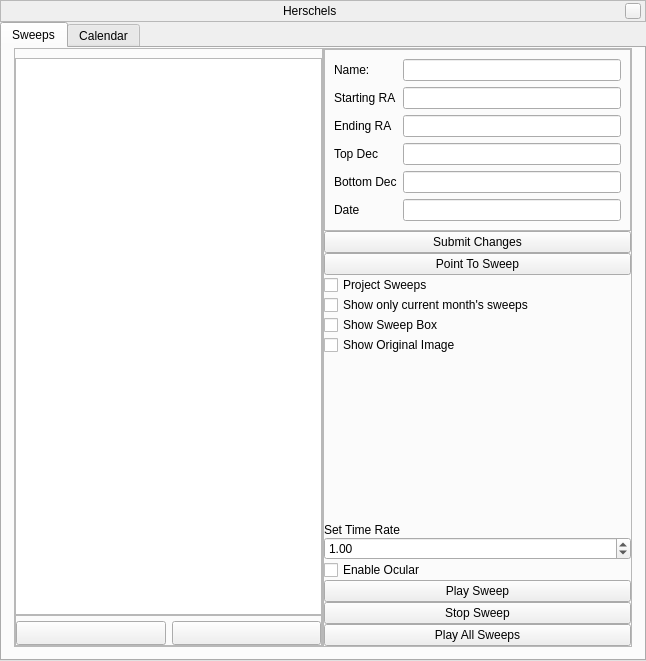
<?xml version="1.0" encoding="UTF-8"?>
<ui version="4.0">
 <class>herschelsDialogForm</class>
 <widget class="QWidget" name="herschelsDialogForm">
  <property name="geometry">
   <rect>
    <x>0</x>
    <y>0</y>
    <width>646</width>
    <height>661</height>
   </rect>
  </property>
  <property name="sizePolicy">
   <sizepolicy hsizetype="Minimum" vsizetype="MinimumExpanding">
    <horstretch>0</horstretch>
    <verstretch>0</verstretch>
   </sizepolicy>
  </property>
  <layout class="QVBoxLayout" name="verticalLayout_2">
   <property name="spacing">
    <number>0</number>
   </property>
   <property name="leftMargin">
    <number>0</number>
   </property>
   <property name="topMargin">
    <number>0</number>
   </property>
   <property name="rightMargin">
    <number>0</number>
   </property>
   <property name="bottomMargin">
    <number>0</number>
   </property>
   <item>
    <widget class="BarFrame" name="TitleBar">
     <property name="sizePolicy">
      <sizepolicy hsizetype="Expanding" vsizetype="Preferred">
       <horstretch>0</horstretch>
       <verstretch>0</verstretch>
      </sizepolicy>
     </property>
     <property name="maximumSize">
      <size>
       <width>16777215</width>
       <height>25</height>
      </size>
     </property>
     <property name="frameShape">
      <enum>QFrame::StyledPanel</enum>
     </property>
     <property name="frameShadow">
      <enum>QFrame::Raised</enum>
     </property>
     <layout class="QHBoxLayout" name="horizontalLayout_7">
      <property name="spacing">
       <number>6</number>
      </property>
      <property name="leftMargin">
       <number>0</number>
      </property>
      <property name="topMargin">
       <number>0</number>
      </property>
      <property name="rightMargin">
       <number>4</number>
      </property>
      <property name="bottomMargin">
       <number>0</number>
      </property>
      <item>
       <spacer name="leftSpacer">
        <property name="orientation">
         <enum>Qt::Horizontal</enum>
        </property>
        <property name="sizeHint" stdset="0">
         <size>
          <width>40</width>
          <height>20</height>
         </size>
        </property>
       </spacer>
      </item>
      <item>
       <widget class="QLabel" name="stelWindowTitle">
        <property name="text">
         <string>Herschels</string>
        </property>
       </widget>
      </item>
      <item>
       <spacer name="rightSpacer">
        <property name="orientation">
         <enum>Qt::Horizontal</enum>
        </property>
        <property name="sizeHint" stdset="0">
         <size>
          <width>40</width>
          <height>20</height>
         </size>
        </property>
       </spacer>
      </item>
      <item>
       <widget class="QPushButton" name="closeStelWindow">
        <property name="minimumSize">
         <size>
          <width>16</width>
          <height>16</height>
         </size>
        </property>
        <property name="maximumSize">
         <size>
          <width>16</width>
          <height>16</height>
         </size>
        </property>
        <property name="focusPolicy">
         <enum>Qt::NoFocus</enum>
        </property>
        <property name="text">
         <string/>
        </property>
       </widget>
      </item>
     </layout>
    </widget>
   </item>
   <item>
    <widget class="QFrame" name="Contents">
     <property name="sizePolicy">
      <sizepolicy hsizetype="Expanding" vsizetype="Expanding">
       <horstretch>0</horstretch>
       <verstretch>0</verstretch>
      </sizepolicy>
     </property>
     <layout class="QVBoxLayout" name="verticalLayout_4">
      <property name="spacing">
       <number>0</number>
      </property>
      <property name="leftMargin">
       <number>0</number>
      </property>
      <property name="topMargin">
       <number>0</number>
      </property>
      <property name="rightMargin">
       <number>0</number>
      </property>
      <property name="bottomMargin">
       <number>0</number>
      </property>
      <item>
       <widget class="QTabWidget" name="Tabs">
        <property name="enabled">
         <bool>true</bool>
        </property>
        <property name="currentIndex">
         <number>0</number>
        </property>
        <property name="usesScrollButtons">
         <bool>false</bool>
        </property>
        <widget class="QWidget" name="sweepsTab">
         <attribute name="title">
          <string>Sweeps</string>
         </attribute>
         <layout class="QHBoxLayout" name="CCD_horizontalLayout_1">
          <property name="spacing">
           <number>0</number>
          </property>
          <property name="leftMargin">
           <number>12</number>
          </property>
          <property name="topMargin">
           <number>0</number>
          </property>
          <property name="rightMargin">
           <number>12</number>
          </property>
          <property name="bottomMargin">
           <number>12</number>
          </property>
          <item>
           <widget class="QFrame" name="sweepListFrame">
            <property name="sizePolicy">
             <sizepolicy hsizetype="Expanding" vsizetype="Expanding">
              <horstretch>0</horstretch>
              <verstretch>0</verstretch>
             </sizepolicy>
            </property>
            <property name="frameShape">
             <enum>QFrame::StyledPanel</enum>
            </property>
            <property name="frameShadow">
             <enum>QFrame::Raised</enum>
            </property>
            <layout class="QVBoxLayout" name="CCD_verticalLayout_1">
             <property name="spacing">
              <number>0</number>
             </property>
             <property name="leftMargin">
              <number>0</number>
             </property>
             <property name="rightMargin">
              <number>0</number>
             </property>
             <property name="bottomMargin">
              <number>0</number>
             </property>
             <item>
              <widget class="QListView" name="sweepListView">
               <property name="editTriggers">
                <set>QAbstractItemView::NoEditTriggers</set>
               </property>
               <property name="isWrapping" stdset="0">
                <bool>false</bool>
               </property>
               <property name="viewMode">
                <enum>QListView::ListMode</enum>
               </property>
               <property name="modelColumn">
                <number>0</number>
               </property>
              </widget>
             </item>
             <item>
              <widget class="QFrame" name="sweepsButtonFrame">
               <property name="frameShape">
                <enum>QFrame::StyledPanel</enum>
               </property>
               <property name="frameShadow">
                <enum>QFrame::Raised</enum>
               </property>
               <layout class="QHBoxLayout" name="CCD_horizontalLayout_2">
                <property name="leftMargin">
                 <number>0</number>
                </property>
                <property name="topMargin">
                 <number>5</number>
                </property>
                <property name="rightMargin">
                 <number>0</number>
                </property>
                <property name="bottomMargin">
                 <number>0</number>
                </property>
                <item>
                 <widget class="QPushButton" name="pushButtonMoveSweepUp">
                  <property name="sizePolicy">
                   <sizepolicy hsizetype="Preferred" vsizetype="Fixed">
                    <horstretch>0</horstretch>
                    <verstretch>0</verstretch>
                   </sizepolicy>
                  </property>
                  <property name="minimumSize">
                   <size>
                    <width>24</width>
                    <height>24</height>
                   </size>
                  </property>
                  <property name="icon">
                   <iconset resource="../../../../data/gui/guiRes.qrc">
                    <normaloff>:/graphicGui/spinup.png</normaloff>:/graphicGui/spinup.png</iconset>
                  </property>
                 </widget>
                </item>
                <item>
                 <widget class="QPushButton" name="pushButtonMoveSweepDown">
                  <property name="sizePolicy">
                   <sizepolicy hsizetype="Preferred" vsizetype="Fixed">
                    <horstretch>0</horstretch>
                    <verstretch>0</verstretch>
                   </sizepolicy>
                  </property>
                  <property name="minimumSize">
                   <size>
                    <width>24</width>
                    <height>24</height>
                   </size>
                  </property>
                  <property name="icon">
                   <iconset resource="../../../../data/gui/guiRes.qrc">
                    <normaloff>:/graphicGui/spindown.png</normaloff>:/graphicGui/spindown.png</iconset>
                  </property>
                 </widget>
                </item>
               </layout>
              </widget>
             </item>
            </layout>
           </widget>
          </item>
          <item>
           <widget class="QFrame" name="SweepInfoFrame">
            <property name="frameShape">
             <enum>QFrame::StyledPanel</enum>
            </property>
            <property name="frameShadow">
             <enum>QFrame::Raised</enum>
            </property>
            <layout class="QVBoxLayout" name="CCD_verticalLayout_2">
             <property name="spacing">
              <number>0</number>
             </property>
             <property name="leftMargin">
              <number>0</number>
             </property>
             <property name="topMargin">
              <number>0</number>
             </property>
             <property name="rightMargin">
              <number>0</number>
             </property>
             <property name="bottomMargin">
              <number>0</number>
             </property>
             <item>
              <widget class="QFrame" name="SweepData">
               <property name="frameShape">
                <enum>QFrame::StyledPanel</enum>
               </property>
               <property name="frameShadow">
                <enum>QFrame::Raised</enum>
               </property>
               <layout class="QGridLayout" name="gridLayout_4">
                <item row="3" column="0">
                 <widget class="QLabel" name="TopDec_lbl">
                  <property name="text">
                   <string>Top Dec</string>
                  </property>
                 </widget>
                </item>
                <item row="5" column="0">
                 <widget class="QLabel" name="SweepDate_lbl">
                  <property name="text">
                   <string>Date</string>
                  </property>
                 </widget>
                </item>
                <item row="2" column="0">
                 <widget class="QLabel" name="EndRA_lbl">
                  <property name="text">
                   <string>Ending RA</string>
                  </property>
                 </widget>
                </item>
                <item row="4" column="0">
                 <widget class="QLabel" name="BottomDec_lbl">
                  <property name="text">
                   <string>Bottom Dec</string>
                  </property>
                 </widget>
                </item>
                <item row="0" column="1">
                 <widget class="QLineEdit" name="sweepName">
                  <property name="sizePolicy">
                   <sizepolicy hsizetype="Expanding" vsizetype="Fixed">
                    <horstretch>0</horstretch>
                    <verstretch>0</verstretch>
                   </sizepolicy>
                  </property>
                  <property name="baseSize">
                   <size>
                    <width>100</width>
                    <height>22</height>
                   </size>
                  </property>
                  <property name="maxLength">
                   <number>50</number>
                  </property>
                 </widget>
                </item>
                <item row="1" column="0">
                 <widget class="QLabel" name="StartRA_lbl">
                  <property name="text">
                   <string>Starting RA</string>
                  </property>
                 </widget>
                </item>
                <item row="0" column="0">
                 <widget class="QLabel" name="SweepName_lbl">
                  <property name="text">
                   <string>Name:</string>
                  </property>
                 </widget>
                </item>
                <item row="1" column="1">
                 <widget class="QLineEdit" name="sweepStartRA"/>
                </item>
                <item row="2" column="1">
                 <widget class="QLineEdit" name="sweepEndRA"/>
                </item>
                <item row="3" column="1">
                 <widget class="QLineEdit" name="sweepStartDec"/>
                </item>
                <item row="4" column="1">
                 <widget class="QLineEdit" name="sweepEndDec"/>
                </item>
                <item row="5" column="1">
                 <widget class="QLineEdit" name="sweepDate">
                  <property name="toolTipDuration">
                   <number>2</number>
                  </property>
                 </widget>
                </item>
               </layout>
              </widget>
             </item>
             <item>
              <widget class="QPushButton" name="submitSweep">
               <property name="text">
                <string>Submit Changes</string>
               </property>
              </widget>
             </item>
             <item>
              <widget class="QPushButton" name="pointToSweep">
               <property name="text">
                <string>Point To Sweep</string>
               </property>
              </widget>
             </item>
             <item>
              <widget class="QCheckBox" name="projectSweep">
               <property name="text">
                <string>Project Sweeps</string>
               </property>
              </widget>
             </item>
             <item>
              <widget class="QCheckBox" name="filterSweeps">
               <property name="text">
                <string>Show only current month's sweeps</string>
               </property>
              </widget>
             </item>
             <item>
              <widget class="QCheckBox" name="sweepEffect">
               <property name="text">
                <string>Show Sweep Box</string>
               </property>
              </widget>
             </item>
             <item>
              <widget class="QCheckBox" name="originalImageCheck">
               <property name="text">
                <string>Show Original Image</string>
               </property>
              </widget>
             </item>
             <item>
              <spacer name="SweepverticalSpacer">
               <property name="orientation">
                <enum>Qt::Vertical</enum>
               </property>
               <property name="sizeHint" stdset="0">
                <size>
                 <width>20</width>
                 <height>86</height>
                </size>
               </property>
              </spacer>
             </item>
             <item>
              <widget class="QLabel" name="label">
               <property name="text">
                <string>Set Time Rate</string>
               </property>
              </widget>
             </item>
             <item>
              <widget class="QDoubleSpinBox" name="timeRate">
               <property name="singleStep">
                <double>0.100000000000000</double>
               </property>
               <property name="value">
                <double>1.000000000000000</double>
               </property>
              </widget>
             </item>
             <item>
              <widget class="QCheckBox" name="enableOcularView">
               <property name="text">
                <string>Enable Ocular</string>
               </property>
              </widget>
             </item>
             <item>
              <widget class="QPushButton" name="playSweep">
               <property name="text">
                <string>Play Sweep</string>
               </property>
              </widget>
             </item>
             <item>
              <widget class="QPushButton" name="stopSweep">
               <property name="text">
                <string>Stop Sweep</string>
               </property>
              </widget>
             </item>
             <item>
              <widget class="QPushButton" name="movieMode">
               <property name="text">
                <string>Play All Sweeps</string>
               </property>
              </widget>
             </item>
            </layout>
           </widget>
          </item>
         </layout>
        </widget>
        <widget class="QWidget" name="sweepCalendar">
         <property name="enabled">
          <bool>true</bool>
         </property>
         <attribute name="title">
          <string>Calendar</string>
         </attribute>
         <layout class="QGridLayout" name="gridLayout">
          <item row="0" column="0">
           <widget class="QCalendarWidget" name="calendarWidget"/>
          </item>
          <item row="1" column="0">
           <widget class="QPushButton" name="openNewCalendar">
            <property name="text">
             <string>Open in New Dialog</string>
            </property>
           </widget>
          </item>
         </layout>
        </widget>
       </widget>
      </item>
     </layout>
    </widget>
   </item>
  </layout>
 </widget>
 <customwidgets>
  <customwidget>
   <class>BarFrame</class>
   <extends>QFrame</extends>
   <header>Dialog.hpp</header>
   <container>1</container>
  </customwidget>
 </customwidgets>
 <tabstops>
  <tabstop>sweepListView</tabstop>
  <tabstop>pushButtonMoveSweepUp</tabstop>
  <tabstop>pushButtonMoveSweepDown</tabstop>
  <tabstop>sweepName</tabstop>
 </tabstops>
 <resources>
  <include location="../../../../data/gui/guiRes.qrc"/>
 </resources>
 <connections/>
</ui>
